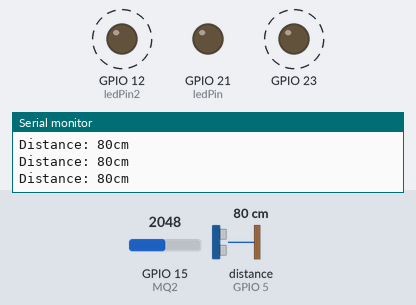
A sketch run on a simulated ESP32. On the bench: output pins drawn as LEDs (lit = HIGH), the last lines printed to the serial monitor. Dashed ring = blinking. The test bench sets the inputs (shaded band); at power-on: GPIO 15 (MQ2) = 2048, distance to the obstacle (sensor on GPIO 5) 80 cm. The echo pulse lasts 58.3 µs per cm.

Above: at 1.2 s.
1.3 s: GPIO 15 (MQ2) set to 634
4.9 s: GPIO 15 (MQ2) set to 536
At 5.17 s:
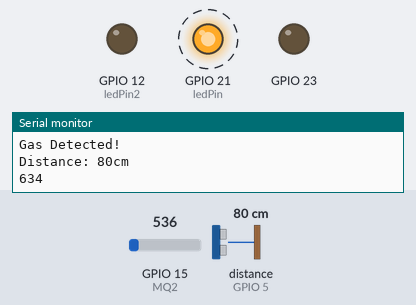
10.6 s: distance to the obstacle (sensor on GPIO 5) set to 94 cm
14.2 s: distance to the obstacle (sensor on GPIO 5) set to 105 cm
At 15.2 s:
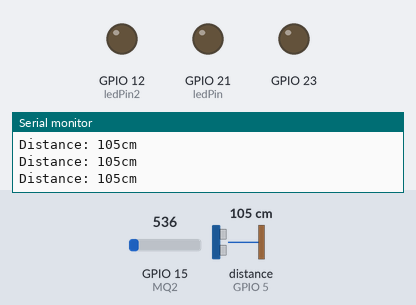
17.8 s: distance to the obstacle (sensor on GPIO 5) set to 2 cm
At 18.35 s:
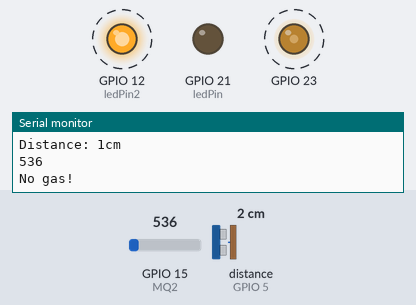
21.4 s: distance to the obstacle (sensor on GPIO 5) set to 120 cm
At 22.3 s:
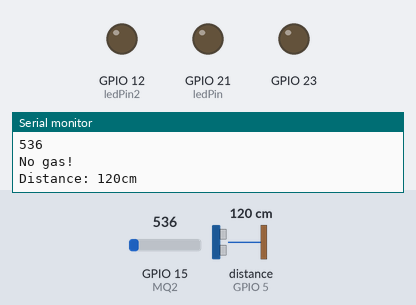
Timing chart, 0 to 24.4 s (numbered marks = the images above; inputs shaded):
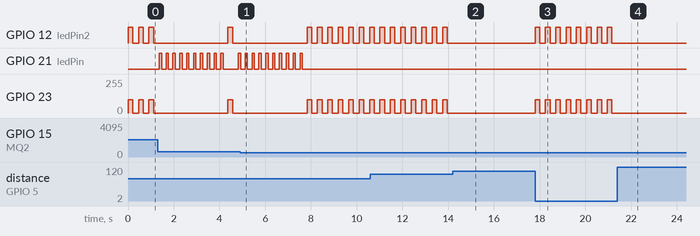

Measured:
- the behaviour switches between 601 and 600 on GPIO 15 (MQ2) (found by bisection; images 0 and 1)
- the behaviour switches between 99 and 100 cm on distance to the obstacle (sensor on GPIO 5) (found by bisection; images 1 and 2)
- after the input at 4.9 s, GPIO 21 (ledPin): goes on until 7.6 s, then stays LOW
- after the input at 14.2 s, GPIO 12 (ledPin2): stops changing and stays LOW; GPIO 23: stops changing and stays 0/255
- after the input at 17.8 s, GPIO 12 (ledPin2): alternates HIGH for 0.20 s and LOW for 0.25 s, starting at once; GPIO 23: alternates 100/255 for 0.20 s and 0/255 for 0.25 s, starting at once
- after the input at 21.4 s, GPIO 12 (ledPin2): stops changing and stays LOW; GPIO 23: stops changing and stays 0/255

The sketch:

Project_SEIC_1.ino
```cpp
#include <BlynkSimpleEsp32.h>
#include <Ultrasonic.h>

BlynkTimer timer; // Initialize Blynk timer

byte ledPin = 21; // LED pin
volatile byte state = LOW; // State variable for LED

#define MQ2 15 // MQ2 sensor pin
int sensorValue = 0; // Variable to store MQ2 sensor value

byte ledPin2 = 12; // Another LED pin
volatile byte state2 = LOW; // State variable for second LED

#define INTERVALO_LEITURA 250 // Interval for reading the ultrasonic sensor (ms)

#define PIN_TRIGGER 4 // Trigger pin for ultrasonic sensor
#define PIN_ECHO 5 // Echo pin for ultrasonic sensor

// Initialize ultrasonic sensor with trigger and echo pins
Ultrasonic ultrasonic(PIN_TRIGGER, PIN_ECHO);

// Function to get distance from the ultrasonic sensor
int getDistance() {
    int distanciaCM; // Variable to store distance in cm
    long microsec = ultrasonic.timing(); // Get timing from ultrasonic sensor
    distanciaCM = ultrasonic.convert(microsec, Ultrasonic::CM); // Convert timing to distance
    return distanciaCM; // Return distance in cm
}

// Function to verify distance and control LED and buzzer
void verificarDistancia() {
    unsigned int distancia = getDistance(); // Get distance from ultrasonic sensor
    if (distancia < 100) { // If distance is less than 100 cm
        state2 = !state2; // Toggle LED state
        digitalWrite(ledPin2, state2); // Write state to LED
        ledcSetup(1, 2500, 8); // Setup PWM channel with 2500 Hz frequency and 8-bit resolution
        ledcAttachPin(23, 1); // Attach pin 23 to PWM channel 1
        ledcWrite(1, 100); // Write PWM value to buzzer

        delay(200); // Delay for 200 ms

        state2 = !state2; // Toggle LED state back
        digitalWrite(ledPin2, state2); // Write state to LED
        ledcWrite(1, 0); // Turn off buzzer
    }

    // Print distance to Serial Monitor
    Serial.print("Distance: ");
    Serial.print(distancia);
    Serial.println("cm\n");
}

// Function to blink LED a specified number of times
void blinkLED_sevTimes(int timesBlink) {
    for (int x = 0; x < timesBlink; x++) { // Loop for number of times to blink
        state = !state; // Toggle LED state
        digitalWrite(ledPin, state); // Write state to LED
        delay(100); // Delay for 100 ms
        state = !state; // Toggle LED state back
        digitalWrite(ledPin, state); // Write state to LED
        delay(200); // Delay for 200 ms
    }
}

// Function to read MQ2 sensor and perform actions based on its value
void sendUptime() {
    sensorValue = analogRead(MQ2); // Read MQ2 sensor value

    Serial.println(sensorValue); // Print sensor value to Serial Monitor

    if (sensorValue > 600) { // If sensor value is greater than 600
        blinkLED_sevTimes(10); // Blink LED 10 times
        Serial.println("Gas Detected!"); // Print gas detection message
    } else {
        Serial.println("No gas!"); // Print no gas message
    }
}

// Function to run Blynk timer
void readMQ2() {
    timer.run(); // Run Blynk timer
}

// Function to read distance from HCSR04 sensor
void readHCSR04() {
    verificarDistancia(); // Verify distance and control LED and buzzer
    delay(INTERVALO_LEITURA); // Delay for specified interval
}

// Setup function to initialize pins and timer
void setup() {
    Serial.begin(115200); // Initialize Serial Monitor

    pinMode(ledPin, OUTPUT); // Set LED pin as output
    pinMode(ledPin2, OUTPUT); // Set second LED pin as output
    pinMode(MQ2, INPUT); // Set MQ2 sensor pin as input

    timer.setInterval(1000L, sendUptime); // Set timer to call sendUptime every 1000 ms
}

// Loop function to continuously read sensors
void loop() {
    readMQ2(); // Read MQ2 sensor
    readHCSR04(); // Read HCSR04 sensor
}
```
